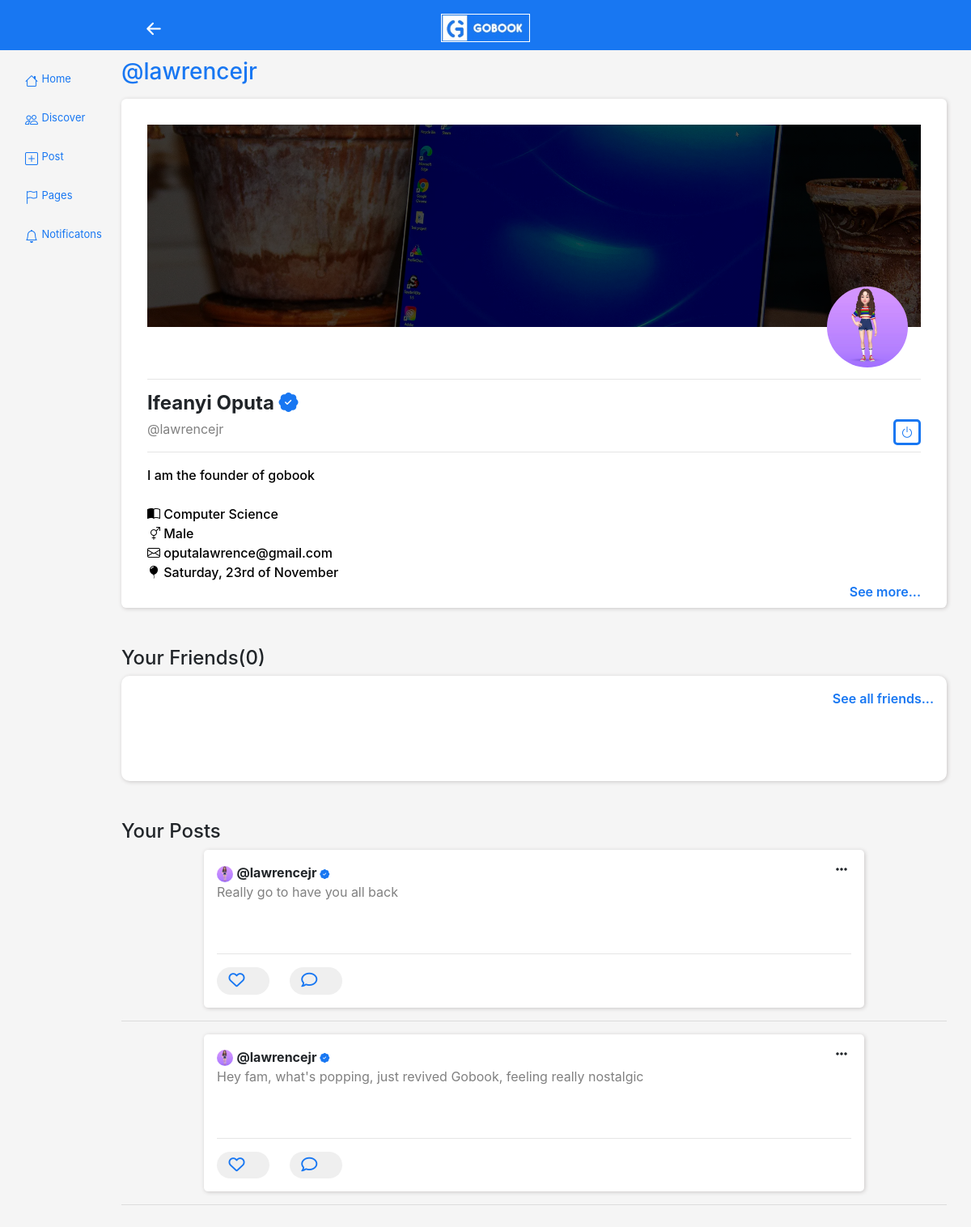
The app's page /account/index.php (signed in) with its own data.
### tables this page shows
CREATE TABLE `user` (
  `id` int(11) NOT NULL,
  `fullname` varchar(255) DEFAULT NULL,
  `reg_no` varchar(100) DEFAULT NULL,
  `gender` varchar(50) DEFAULT NULL,
  `password` varchar(255) DEFAULT NULL,
  `username` varchar(100) DEFAULT NULL,
  `phone` varchar(20) DEFAULT NULL,
  `email` varchar(150) DEFAULT NULL,
  `dob` date DEFAULT NULL,
  `bio` text DEFAULT NULL,
  `hostel` varchar(150) DEFAULT NULL,
  `sec_sch` varchar(255) DEFAULT NULL,
  `state` varchar(100) DEFAULT NULL,
  `profile_pic` varchar(255) DEFAULT NULL,
  `school_set` varchar(100) DEFAULT NULL,
  `department` varchar(150) DEFAULT NULL,
  `faculty` varchar(255) NOT NULL,
  `verified` enum('no','yes','','') NOT NULL DEFAULT 'no',
  `datetime` datetime NOT NULL DEFAULT current_timestamp()
);

CREATE TABLE `posts` (
  `id` int(11) NOT NULL,
  `user_id` int(11) DEFAULT NULL,
  `poster` varchar(255) DEFAULT NULL,
  `poster_img` varchar(255) DEFAULT NULL,
  `text_post` text DEFAULT NULL,
  `public` varchar(10) DEFAULT NULL,
  `img_post` varchar(255) DEFAULT NULL,
  `anonymous` varchar(10) DEFAULT NULL,
  `verified` varchar(50) DEFAULT NULL,
  `datetime` datetime NOT NULL DEFAULT current_timestamp()
);

### backend/conn.php (called while the page is built, shortened)
<?php
class Connection
{
    public function __construct()
    {
        $dbhost = "localhost";
        $dbuser = "root";
        $dbpass = "";
        $dbname = "gobook";
        try {
            $this->conn = new PDO("mysql:host=$dbhost;dbname=$dbname", $dbuser, $dbpass);
        } catch (PDOException $e) {
            die("Database Connection Error: " . $e->getMessage());
        }
    }
}

### backend/class.php (called while the page is built, shortened)
<?php
include "database.php";
$uID = $_SESSION['id'] ?? null;
$database = new Database;
$data['user'] = $database->getUser($uID);
$data['users'] = $database->getUsers();
$data['husers'] = $database->getHusers();
$data['userss'] = $database->getUserss();
$data['posts'] = $database->getPosts();
$data['Myposts'] = $database->getMyPosts($uID);
$data['friendRequests'] = $database->friendRequests($uID);
$data['numOfFriendRequests'] = $database->numOfFriendRequests($uID);
$data['pages'] = $database->getPages();

### backend/database.php (called while the page is built, shortened)
<?php
class Database extends Controller{
    public function getUser($id){
        $this -> sql = "SELECT * FROM user WHERE id = ?";
        try{
           return $this -> readRow([$id], $this -> sql);
        }catch(PDOException $e){
            return false . $e -> getMessage();
        }
    }
    public function getUsers(){
        $this -> sql = "SELECT * FROM user ORDER BY department";
        try{
           return $this -> readRow([], $this -> sql);
        }catch(PDOException $e){
            return false . $e -> getMessage();
        }
    }
    public function getHusers(){
        $this -> sql = "SELECT * FROM user ORDER BY rand() LIMIT 5";
        try{
           return $this -> readRow([], $this -> sql);
        }catch(PDOException $e){
            return false . $e -> getMessage();
        }
    }
    public function getUserss(){
        $this -> sql = "SELECT * FROM user ORDER BY id DESC LIMIT 5";
        try{
           return $this -> readRow([], $this -> sql);
        }catch(PDOException $e){
            return false . $e -> getMessage();
        }
    }
    public function getPosts(){
        $this -> sql = "SELECT * FROM posts WHERE public = 'yes' ORDER BY id DESC LIMIT 1";
        try{
           return $this -> readRow([], $this -> sql);
        }catch(PDOException $e){
            return false . $e -> getMessage();
        }
    }
    public function getMyPosts($id){
        $this -> sql = "SELECT * FROM posts WHERE user_id = ? AND anonymous = 'no' ORDER BY id DESC";
        try{
           return $this -> readRow([$id], $this -> sql);
        }catch(PDOException $e){
            return false . $e -> getMessage();
        }
    }
    public function check_liked($post_id, $user_id){
        $this -> sql = "SELECT post_id, user_id FROM likes WHERE post_id = ? and user_id = ?";
        try{
           return $this -> numOf([$post_id, $user_id], $this -> sql);
        }catch(PDOException $e){
            return false . $e -> getMessage();
        }
    }
    public function friendRequests($uID){
        $this -> sql = "SELECT * FROM friend_requests WHERE user_id2 = ? and status = 'sent'";
        try{
           return $this -> readRow([$uID], $this -> sql);
        }catch(PDOException $e){
            return false . $e -> getMessage();
        }
    }
    public function numOfFriendRequests($uID){
        $this -> sql = "SELECT * FROM friend_requests WHERE user_id2 = ? AND status = 'sent'";
        try{
           return $this -> numOf([$uID], $this -> sql);
        }catch(PDOException $e){
            return false . $e -> getMessage();
        }
    }
   public function getPages(){
       $this -> sql = "SELECT * FROM pages";
        try{
           return $this -> readRow([], $this -> sql);
        }catch(PDOException $e){
            return false . $e -> getMessage();
        }
   }
}

### backend/crud.php (called while the page is built, shortened)
<?php
include "conn.php";
class Crud extends Connection{
    public function readRow($params=[], $sql){
        try{
            $this->stmt = $this->conn-> prepare($sql);
            $this->stmt->execute($params);
            return $this->stmt->fetchAll(PDO::FETCH_ASSOC);
        }catch(PDOException $e){
            return $e->getMessage();
        }
    }
    public function numOf($params=[], $sql){
        try{
            $this->stmt = $this->conn->prepare($sql);
            $this->stmt->execute($params);
            $this->stmt->fetchAll(PDO::FETCH_ASSOC);
            return $this->stmt->rowCount();
        }catch(PDOException $e){
            return $e->getMessage();
        }
    }
}

### account/index.php (the view, shortened to what this page needs)
<?php
include "../backend/class.php";
?>
<!DOCTYPE html>
<html lang="en">
<head>
    <link rel="stylesheet" href="../assets/css/bootstrap.css">
    <link rel="stylesheet" href="../assets/css/style.css">
    <link rel="stylesheet" href="https://cdnjs.cloudflare.com/ajax/libs/font-awesome/6.2.0/css/all.min.css" />
    <link rel="stylesheet" href="https://cdnjs.cloudflare.com/ajax/libs/bootstrap-icons/1.10.3/font/bootstrap-icons.min.css" />
</head>
<body>
    <div class="head_nav">
        <center>
            <div class="row hheader">
                <div class="col-4" style="margin-top: .6rem;">
                    <i onclick="history.go(-1)" class="bi bi-arrow-left-short" style="font-size: 35px; cursor: pointer; "></i>
                </div>
                <div class="col-4 mt-3">
                    <h3 class="logo"><img src="../assets/images/Gobook logo/logo.jpg" alt="" height="35px" style="border: 1px solid white"></h3>
                </div>
                <div class="col-4 mt-3">
                </div>
            </div>
        </center>
    </div>
    <br><br><br>
    <div class="container-fluid main-body">
        <div class="lhs">
            <div class="nav">
                <div class="nav-item">
                    <a href="../home/"><i class="bi bi-house"></i></a>&nbsp;
                    <span>Home</span>
                </div>
                <div class="nav-item">
                    <a href="../discover/"><i class="bi bi-people"></i></a>&nbsp;
                    <span>Discover</span>
                </div>
                <div class="nav-item">
                    <a href="../post/"><i class="bi bi-plus-square"></i></a>&nbsp;
                    <span>Post</span>
                </div>
                <div class="nav-item">
                    <a href="../pages/"><i class="bi bi-flag"></i></a>&nbsp;
                    <span>Pages</span>
                </div>
                <div class="nav-item">
                    <a href="../notificatons/"><i class="bi bi-bell"></i></a>&nbsp;
                    <span>Notificatons</span>
                </div>
            </div>
        </div>
        <div class="rhs">
            <div class="container acc_container">
                <?php
                foreach ($data['user'] as $u) {
                    $user_id = $u['id'];
                    $username = $u['username'];
                    $fullname = $u['fullname'];
                    $bio = $u['bio'];
                    $email = $u['email'];
                    $department = $u['department'];
                    $dob = $u['dob'];
                    $gender = $u['gender'];
                    $phone = $u['phone'];
                    $profileImg = $u['profile_pic'];
                    $verified = $u['verified'];
                ?>
                    <h3>@<?= $username ?></h3>
                    <div class="ac_container">
                        <div class="ac_img">
                            <img src="../assets/profilePics/<?= $profileImg ?>" alt="">
                        </div>
                        <br><br>
                        <hr>
                        <div class="details">
                            <div class="ac_name">
                                <h4 style="text-transform: capitalize;"><?= $fullname ?>
                                    <?php
                                    if ($verified == "yes") {
                                    ?>
                                        <i class="bi bi-patch-check-fill verified" style="color: rgb(24,119,242);"></i></b>
                                    <?php
                                    } else {
                                    ?>
                                        <i class="verified"></i></b>
                                    <?php
                                    }
                                    ?>
                                </h4>
                                <span>@<?= $username ?></span>
                                <a href="../logout.php"><button style="float: right;"><i class="bi bi-power"></i></button></a>
                            </div>
                            <hr>
                            <div class="about">
                                <span class="bio"><?= $bio ?></span><br><br>
                                <span class="dept"><i class="bi bi-book-half"></i> <?= $department ?></span><br>
                                <span class="website"><i class="bi bi-gender-ambiguous"></i> <?= $gender; ?></span><br>
                                <?php
                                if ($email == "") {
                                ?>
                                    <span class="phone"><i class="bi bi-telephone-fill"></i> <?= $phone ?></span><br>
                                <?php
                                } else {
                                ?>
                                    <span class="phone"><i class="bi bi-envelope"></i> <?= $email ?></span><br>
                                <?php
                                }
                                ?>
                                <span class="phone"><i class="bi bi-balloon-fill"></i> <?php echo date("l, jS \of F", strtotime($dob)) ?></span><br>
                                <a href="./about/" style="color: rgb(24, 119, 242); font-weight: 600; float: right;">See more...</a>
                            </div>
                        </div>
                    </div>
                <?php
                }
                ?>
                <br><br>
                <div class="ac_myFriends">
                    <h4>Your Friends(<?= $data['numOfFriends'] ?>)</h4>
                    <div class="honline" style="height: 130px;">
                        <a href="../discover/friends/" style="color: rgb(24, 119, 242); font-weight: 600; float: right;">See all friends...</a>
                    </div>
                </div>
                <br><br>
                <div class="ac_my_post">
                    <h4>Your Posts</h4>
                    <?php
                    foreach ($data['Myposts'] as $d) {
                        $post_id = $d['id'];
                        $poster = $d['poster'];
                        $text_post = $d['text_post'];
                        $verified = $d['verified'];
                        $poster_img = $d['poster_img'];
                    ?>
                        <div class="post">
                            <div class="profile">
                                <img src="../assets/profilePics/<?= $poster_img; ?>" height="20px" width="20px" alt="" style="border-radius: 50%;">
                                <b class="profile_name">@<?= $poster ?>
                                    <?php
                                    if ($verified == "yes") {
                                    ?>
                                        <i class="bi bi-patch-check-fill verified"></i></b>
                            <?php
                                    } else {
                            ?>
                                <i class="verified"></i></b>
                            <?php
                                    }
                            ?>
                            <i class="fa-solid fa-ellipsis options"></i>
                            </div>
                            <a href="../a_post/?id=<?= $post_id ?>">
                                <div class="post_text">
                                    <span><?= $text_post ?></span> <br><br>
                                </div>
                            </a>
                            <hr>
                            <div class="react">
                                <form action="" method="post">
                                    <?php
                                    $check_liked = $database->check_liked($post_id, $user_id);
                                    foreach ($data['user'] as $u) {
                                        $profileImg = $u['profile_pic'];
                                        $user = $u['username'];
                                        $verified = $u['verified'];
                                    }
                                    if ($check_liked == 0) {
                                    ?>
                                        <button class="like" type="button" postId="<?= $post_id ?>" user_img="<?= $profileImg ?>" user_img2="<?= $poster_img ?>" user_id="<?= $user_id ?>" user_id2="<?= $user_id ?>" liker="<?= $user ?>" poster="<?= $poster ?>" verified="<?= $verified ?>" style="cursor: pointer; font-size: 14px; border: none;  margin-right: 1rem;
                                                    border-radius: 20px; margin-right: 1rem; padding: .2rem .9rem; outline: none;">
                                            <i class="fa-regular fa-heart" style="cursor: pointer; font-size: 20px;">
                                            </i>
                                        </button>&nbsp;
                                    <?php
                                    }
                                    ?>
                                    <a href="../a_post/?id=<?= $post_id ?>#commentBox">
                                        <button class="comments" type="button" style="cursor: pointer; font-size: 14px; border: none;  margin-right: 1rem;
                                                    border-radius: 20px; margin-right: 1rem; padding: .2rem .9rem; outline: none;">
                                            <i class="fa-regular fa-comment" id="comment" style="cursor: pointer; font-size: 20px;"></i>
                                        </button></a>
                                </form>
                            </div>
                        </div>
                    <hr>
                    <?php
                        }
                    ?>
                </div>
            </div>
        </div>
    </div>
    <br><br><br><br>
</body>
</html>

### records on screen
user: username "lawrencejr", profile_pic (picture), fullname "Ifeanyi Oputa", verified "yes" (drawn), bio "I am the founder of gobook", department "Computer Science", gender "Male", email "oputalawrence@gmail.com", dob "Saturday, 23rd of November"
posts: poster_img (picture), poster "lawrencejr", verified "yes" (drawn), text_post "Really go to have you all back"
posts: poster_img (picture), poster "lawrencejr", verified "yes" (drawn), text_post "Hey fam, what's popping, just revived Gobook, feeling really nostalgic"

### other values on screen
$data['numOfFriends'] "0"
